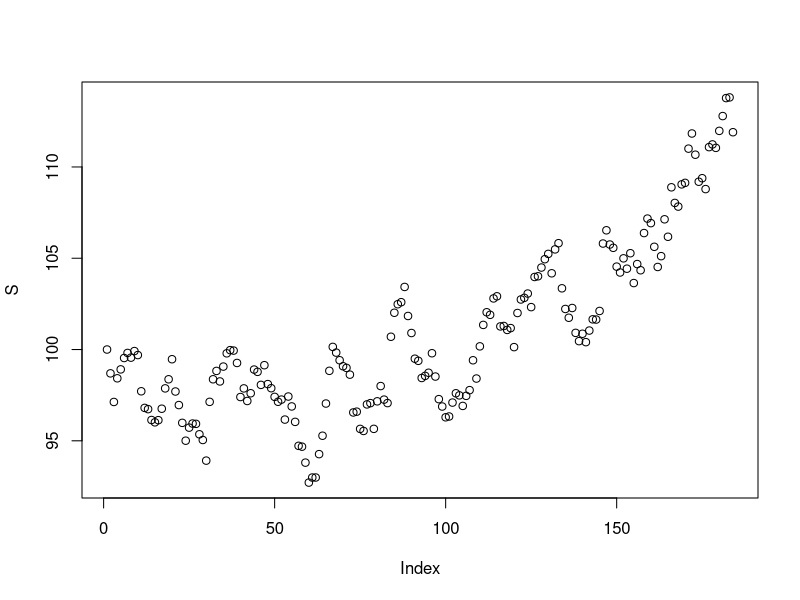
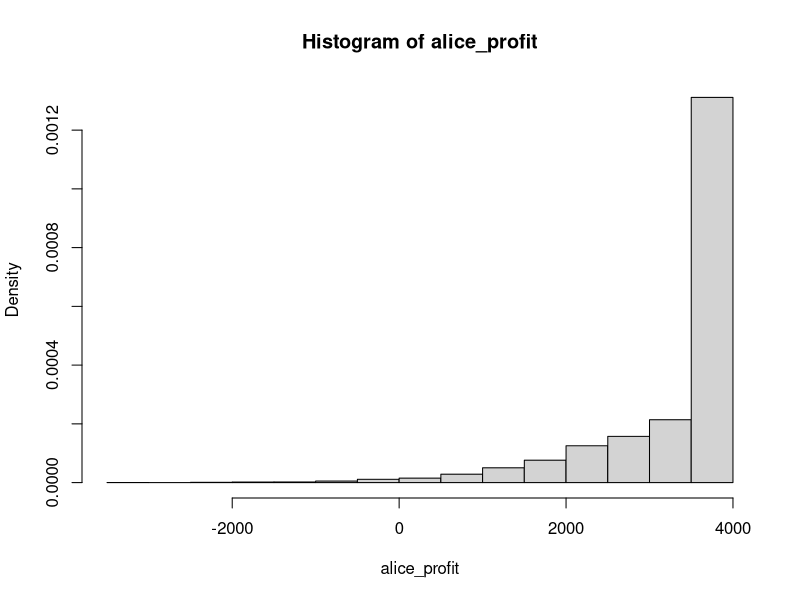
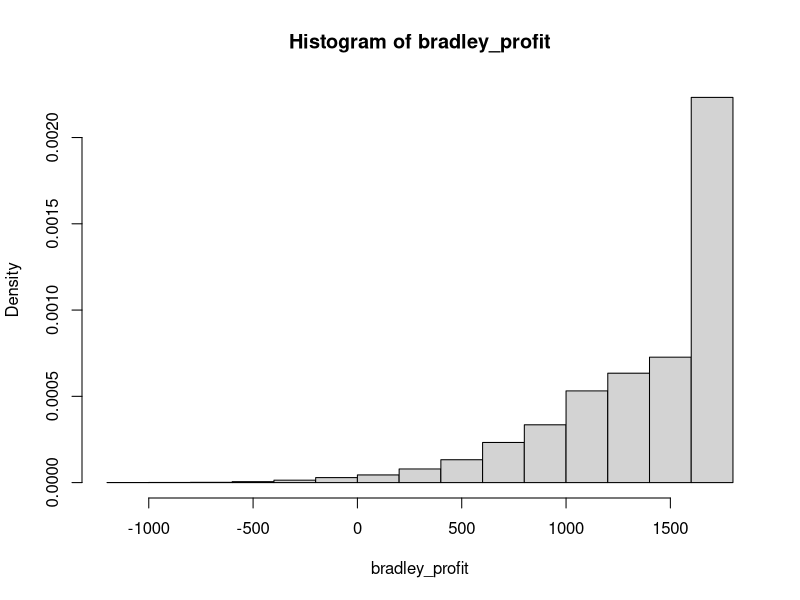
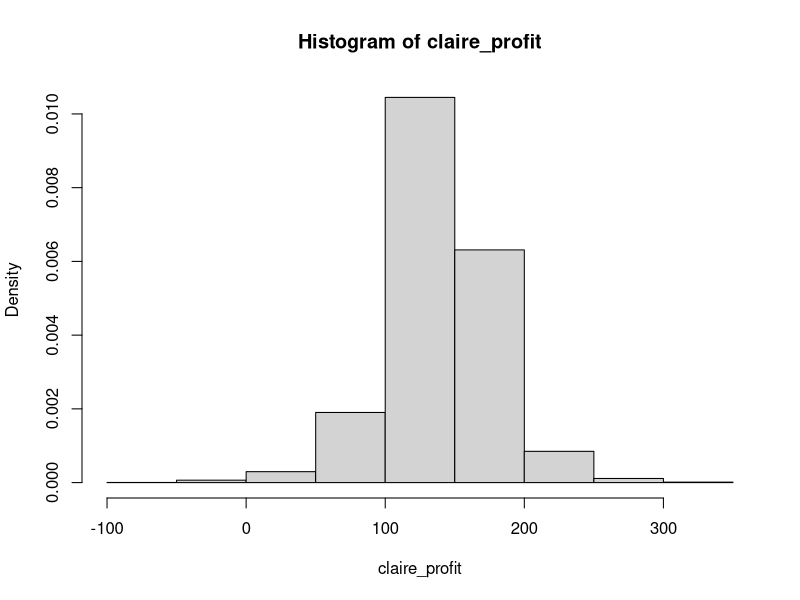
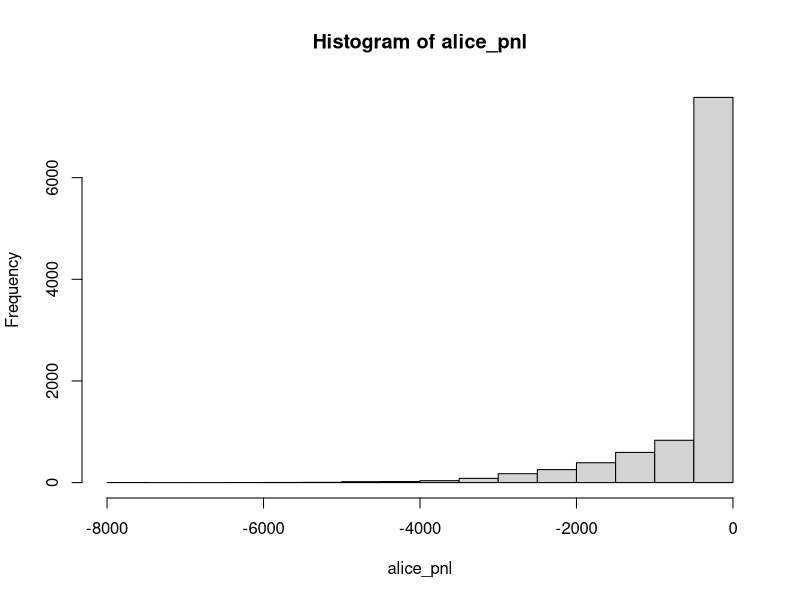
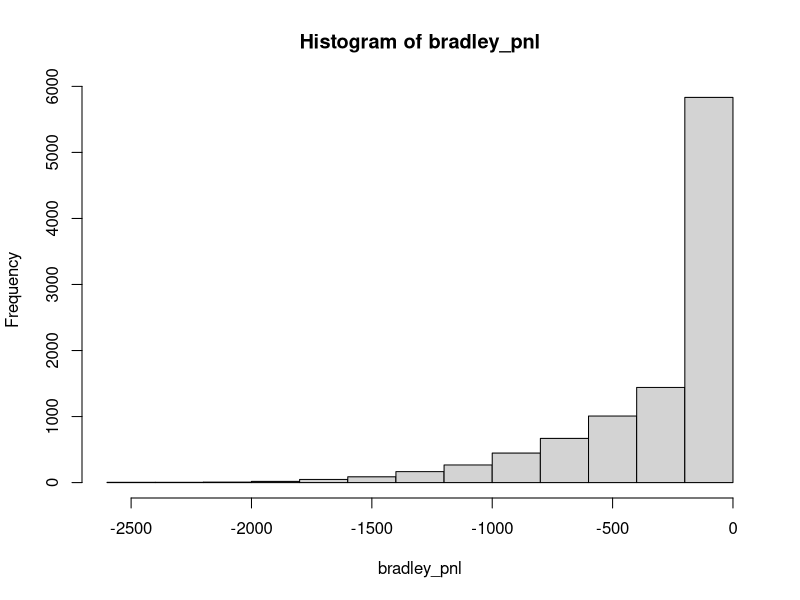
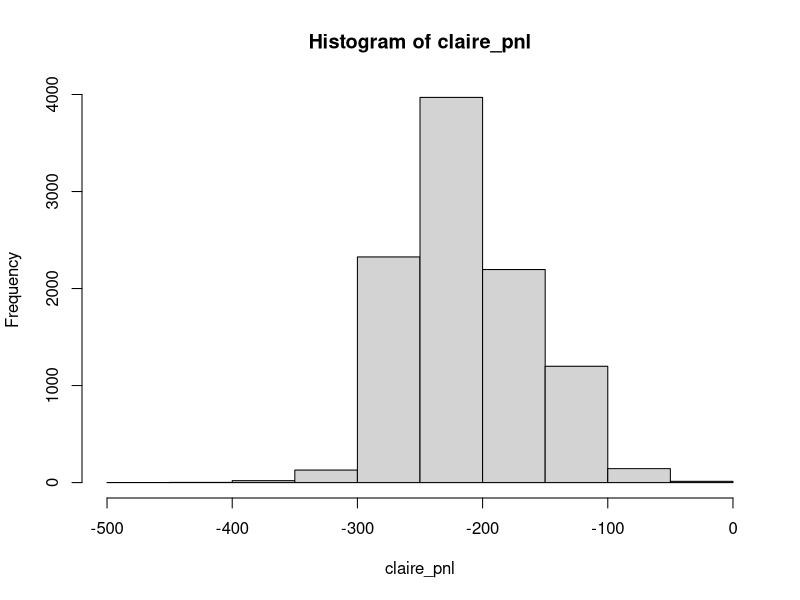

The R source for these figures, in order:
rm(list=ls())
mu <- 0.1
r <- 0.03 # compounded yearly
sigma <- 0.2
# all values stated above are early
#stock price currently at 100
# call option price 110

amount_of_days <- 184 #183 + 1 as r is indexed
S_0 <- 100 
strike_price <- 110
monte_carlo_iterations <- 10000

generate_stock_prices <- function() {
    S <- rep(0,amount_of_days)
  S[1] <- S_0
  
  for (t in 2:amount_of_days) {
    delta_t <- 1/365
    S[t] <- S[t-1]* exp((mu - 0.5*sigma^2)*delta_t + sigma*sqrt(delta_t)*rnorm(1))
  }
  return(S)
}

#a)

# monte carlo loop
in_the_money <- rep(F, monte_carlo_iterations)

for (i in 1:monte_carlo_iterations) {
  S <- generate_stock_prices()
  
  if (S[amount_of_days]>strike_price) {
    in_the_money[i] = T
  }
  
}
plot(S)
mean(in_the_money)

#b)
#alice
alice_profit <- rep(0,monte_carlo_iterations)
alice_price <- 3450

# Alice monte carlo loop 
for (i in 1:monte_carlo_iterations) {
  S <- generate_stock_prices()
  balance <- alice_price
  new_balance <- balance*exp(r*(184/365)) 
  pay <- max(100*(S[184]-strike_price),0)
  final_balance <- new_balance - pay
  alice_profit[i] <- final_balance
}
probability_alice_profit <- mean(alice_profit > 0)

#Bradley part
bradley_profit <- rep(0,monte_carlo_iterations)
bradley_price <- 1650

#Bradley monte carlo loop
for (i in 1:monte_carlo_iterations) {
  S <- generate_stock_prices()
  bradley_balance <- bradley_price 
  hedged <- FALSE
  for (t in 1:amount_of_days) { 
    if (S[t]>strike_price && hedged == FALSE) {
      bradley_balance <- bradley_balance - (S[t]*100) #buy 100 shares (bradley balance can be negative)
      hedged <- TRUE
    } else if (S[t] <= strike_price && hedged == TRUE) {
      bradley_balance <- bradley_balance + (S[t]*100) #sell 100 shares 
      hedged <- FALSE
    }
    bradley_balance <- bradley_balance * exp(r*(1/365))
  }
  #bradley profit
  if(S[amount_of_days]>=strike_price) {
    bradley_balance<- bradley_balance +strike_price*100
  }
  bradley_profit[i] <- bradley_balance
}
mean(bradley_profit>0) #since it is still distributed Bernoulii

#Claire part
claire_profit <- rep(0,monte_carlo_iterations)
claire_price <- 400

calculate_delta <- function(S_t, t, strike_price=110, r=0.03, sigma=0.2, tau=184/365) {
  t=t/365
  d1 <- (log(S_t / strike_price) + (r + 0.5 * sigma^2) * (tau-t)) / (sigma * sqrt(tau-t))
  return(pnorm(d1))
}

#Claire Monte Carlo 
for (i in 1:monte_carlo_iterations) {
  S <- generate_stock_prices()
  claire_balance <- claire_price 
  shares <- 0
  
  for (t in 1:amount_of_days) {
    desired_shares <- calculate_delta(S[t], t) * 100
    if(desired_shares> shares) {
      diff <- desired_shares - shares
      claire_balance <- claire_balance - S[t]*diff #buy diff 
      shares <- shares+diff
    } else if (desired_shares< shares) {
      diff <- shares - desired_shares
      claire_balance<- claire_balance + S[t]*diff #sell diff
      shares <- shares-diff
      }
    claire_balance <- claire_balance * exp(r*(1/365))
  }
  # claire profit
  if(S[amount_of_days]>=strike_price) {
    stopifnot(shares==100)
    claire_balance<- claire_balance + strike_price*100
  }
  claire_profit[i] <- claire_balance
}


mean(claire_profit>0) #since it is still distributed Bernoulii

hist(alice_profit, probability= TRUE)
hist(bradley_profit, probability= TRUE)
hist(claire_profit, probability= TRUE)

#d)
#Utility function
utility <- function(x, a=0.1) {
  if(a == 0) {
    return(x)
  }
  return(1/a * (1-exp(-a*x)))
}

mean_expectation <- function(pnl,P, a = 0.1) {
  utilities <- utility(exp(r*amount_of_days/365)*P+pnl, a)
  return(mean(utilities))
}


#Alice Monte Carlo loop for profit and loss
alice_pnl <- rep(0, amount_of_days)
for (i in 1:monte_carlo_iterations) {
  S <- generate_stock_prices()
  balance <- alice_price
  new_balance <- balance*exp(r*(184/365)) 
  pay <- max(100*(S[184]-strike_price),0)
  final_balance <- new_balance - pay
  alice_profit[i] <- final_balance
  alice_pnl[i] <- -1*pay
  }

#Bradley Monte Carlo loop for profit and loss
bradley_pnl <- rep(0, amount_of_days)
for (i in 1:monte_carlo_iterations) {
  S <- generate_stock_prices()
  bradley_balance <- bradley_price 
  hedged <- FALSE
  bradley_pnl_sim <- 0 #the profit and loss accumulated in 1 simulation 
  for (t in 1:amount_of_days) { 
    if (S[t]>strike_price && hedged == FALSE) {
      bradley_balance <- bradley_balance - (S[t]*100) #buy 100 shares (bradley balance can be negative)
      hedged <- TRUE
      bradley_pnl_sim <- bradley_pnl_sim - (S[t]*100)
    } else if (S[t] <= strike_price && hedged == TRUE) {
      bradley_balance <- bradley_balance + (S[t]*100) #sell 100 shares 
      hedged <- FALSE
      bradley_pnl_sim <- bradley_pnl_sim + (S[t]*100)
    }
    bradley_balance <- bradley_balance * exp(r*(1/365))
  }
  if (S[amount_of_days]>strike_price) {
     bradley_pnl_sim <- bradley_pnl_sim + (100*strike_price)
  }
  bradley_pnl[i] <- bradley_pnl_sim
}

#Claire Monte Carlo for profit and loss
claire_pnl <- rep(0, amount_of_days)
for (i in 1:monte_carlo_iterations) {
  S <- generate_stock_prices()
  claire_balance <- claire_price 
  shares <- 0

claire_pnl_sim <- 0
  for (t in 1:amount_of_days) {
    desired_shares <- calculate_delta(S[t], t) * 100
    if(desired_shares> shares) {
      diff <- desired_shares - shares
      claire_balance <- claire_balance - S[t]*diff #buy diff 
      shares <- shares+diff
      claire_pnl_sim <- claire_pnl_sim - (S[t]*diff)
    } else if (desired_shares< shares) {
      diff <- shares - desired_shares
      claire_balance<- claire_balance + S[t]*diff #sell diff
      shares <- shares-diff
      claire_pnl_sim <- claire_pnl_sim + (S[t]*diff)
      }
    claire_balance <- claire_balance * exp(r*(1/365))
  } 
if (S[amount_of_days]>strike_price) {
  claire_pnl_sim <- claire_pnl_sim + (100*strike_price)
}
claire_pnl[i] <- claire_pnl_sim
}

alice_indiff <- uniroot(mean_expectation, interval = c(100, 10000), pnl = alice_pnl)$root
bradley_indiff <- uniroot(mean_expectation, interval = c(100, 10000), pnl = bradley_pnl)$root
claire_indiff <- uniroot(mean_expectation, interval = c(100, 10000), pnl = claire_pnl)$root

hist(alice_pnl)
hist(bradley_pnl)
hist(claire_pnl)

#e)
#P(A|B)=P(A and B)/P(B)
#P(A|B)=(P(B|A)*P(A))/P(B)
#Defining events
#A is falling below 90 before maturity
#B is falling in the money at maturity


down_and_out_and_in_the_money <- rep(F, monte_carlo_iterations)
in_the_money <- rep(F, monte_carlo_iterations)

for (i in 1:monte_carlo_iterations) {
  S <- generate_stock_prices()
  down_and_out_flag <- F
  in_the_money_flag <- F
  
  if (S[amount_of_days]>strike_price) {
    in_the_money_flag <- T
  }
  
  for (t in 1:183) {
    if (S[t] < 90) {
      down_and_out_flag <- T
    }
  }
  
  if (down_and_out_flag == TRUE && in_the_money_flag == TRUE) {
    down_and_out_and_in_the_money[i] <- T
  }
  if(in_the_money_flag == TRUE) {
    in_the_money[i] = TRUE
  }
  
}

P_A_and_B<-mean(down_and_out_and_in_the_money)
P_B <- mean(in_the_money)

#Using P(A|B)=P(A and B)/P(B)
P_A_given_B <- P_A_and_B/P_B
